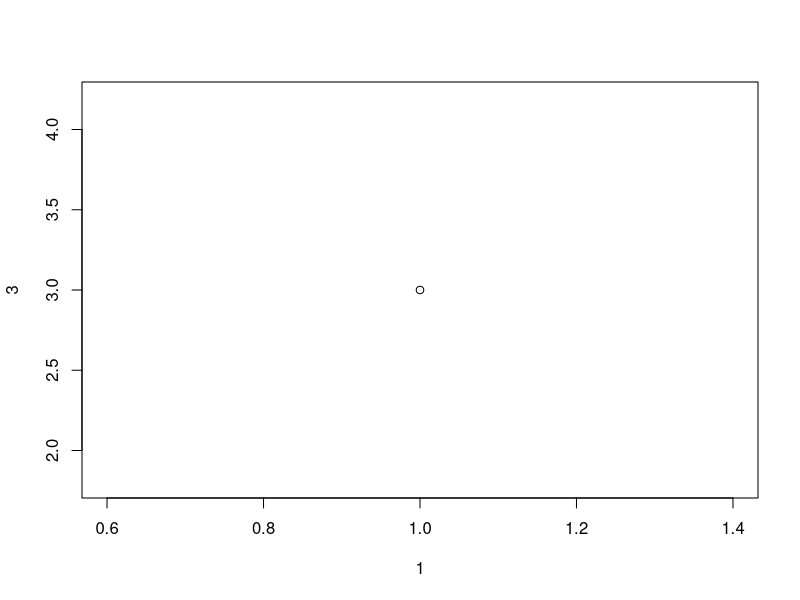
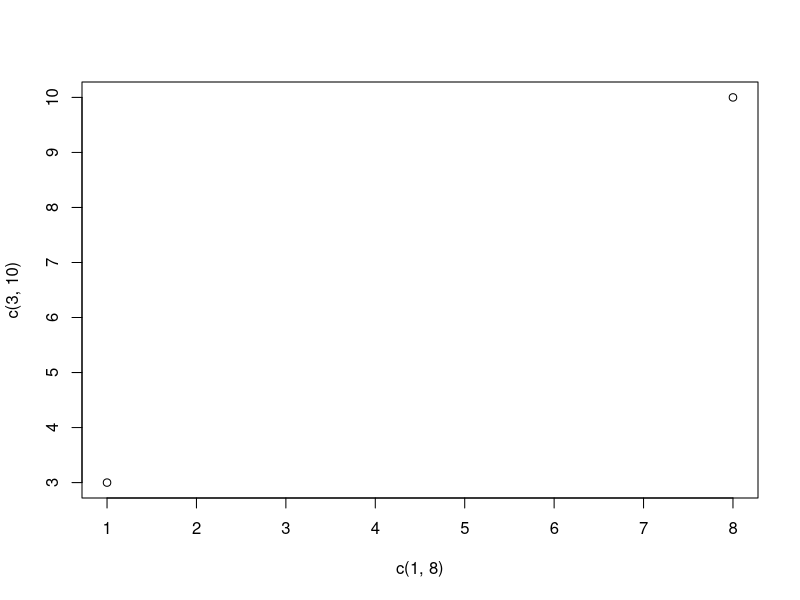
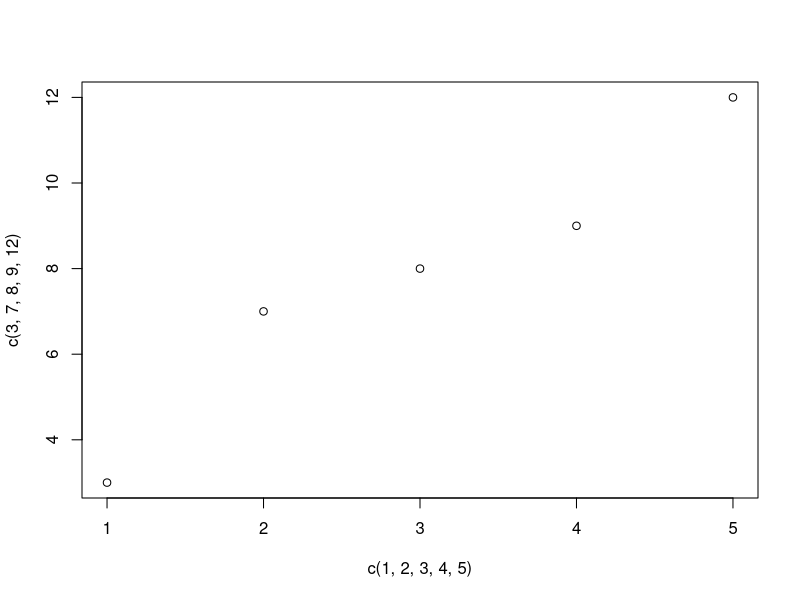
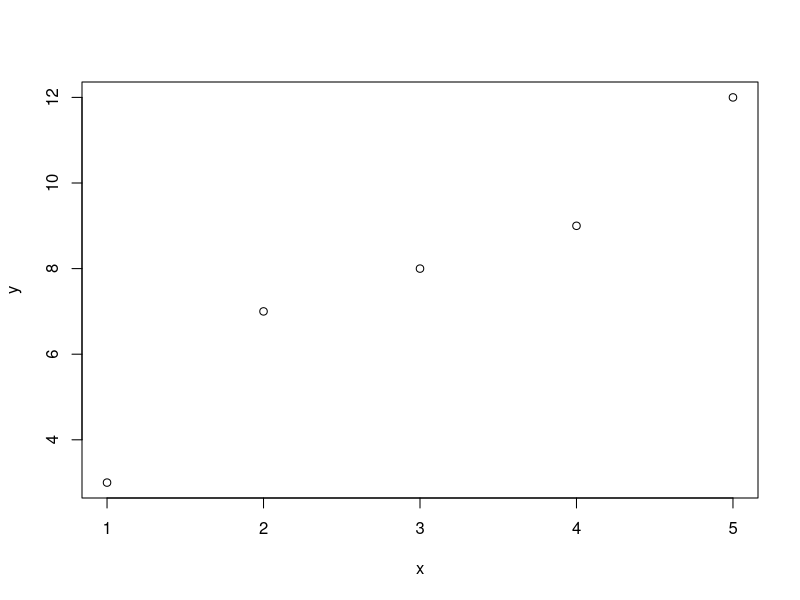
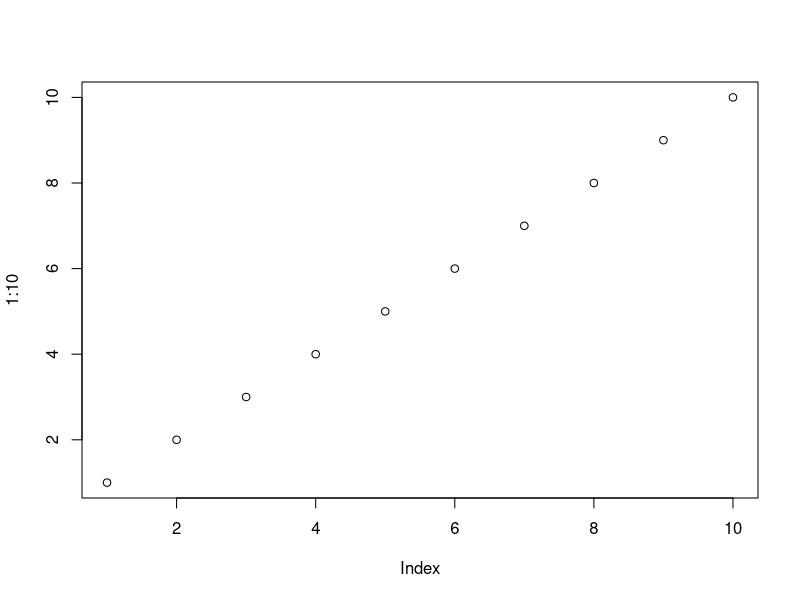
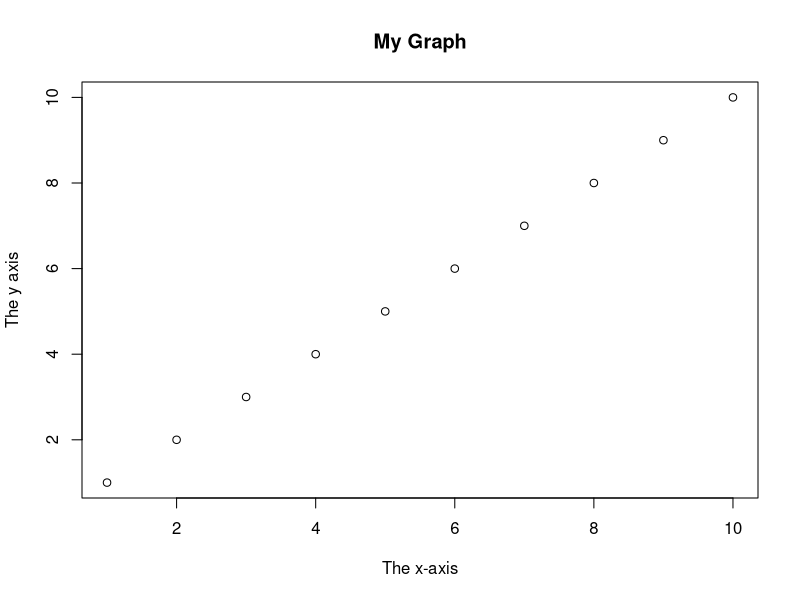
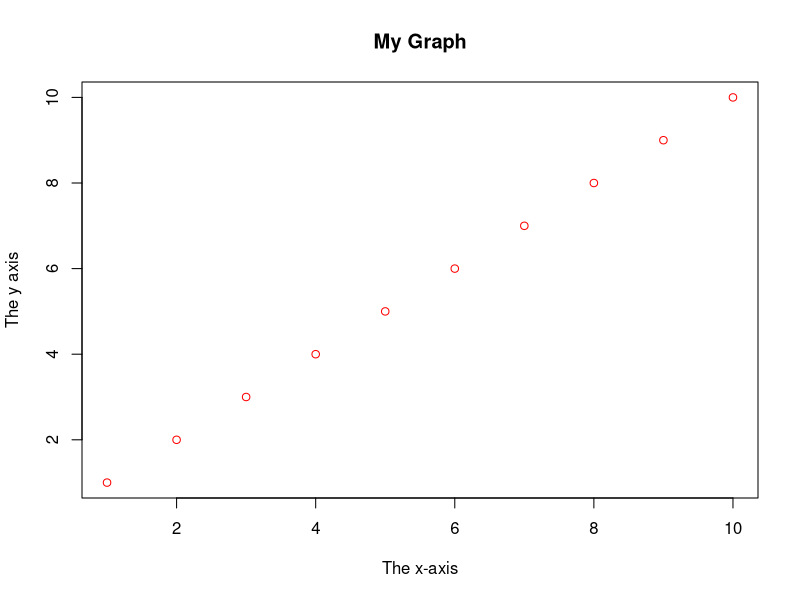
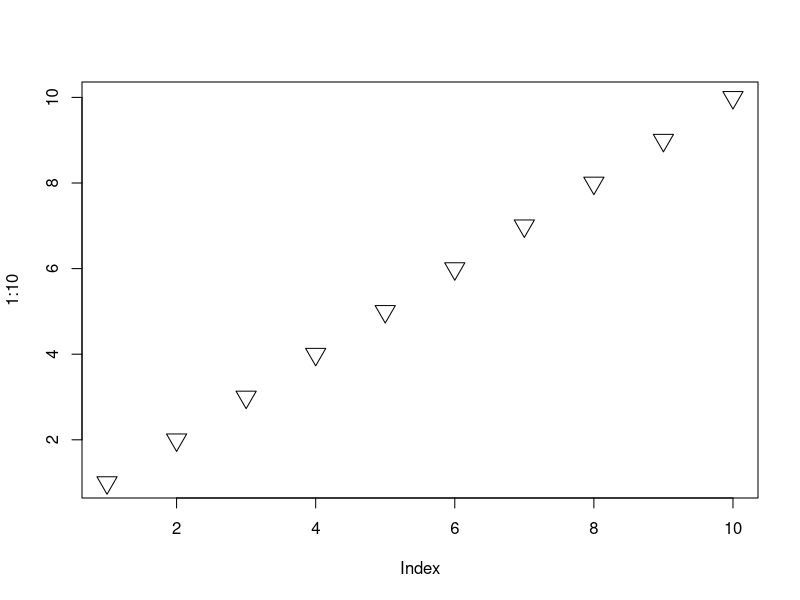

Recreate these plots in R, in order.
plot(1,3)
plot(c(1,8),c(3,10))
plot(c(1,2,3,4,5),c(3,7,8,9,12))

x<-c(1,2,3,4,5)
y<-c(3,7,8,9,12)
plot(x,y)

plot(1:10)
plot(1:10, main="My Graph", xlab="The x-axis", ylab="The y axis")
plot(1:10,main="My Graph", xlab="The x-axis", ylab="The y axis", col="red")
#25 types pch
plot(1:10, pch=25, cex=2)
plot(1:10, pch=25, cex=0.5)
plot(1:10, pch=20, cex=2, col="blue")
#line plotting
plot(1:10, main="My Graph", xlab="The x-axis", ylab="The y axis", col="green",type="l", lwd=2)

plot(1:10, main="My Graph", xlab="The x-axis", ylab="The y axis", col="red",type="l", lwd=0.5)
#line type 0 to 6
plot(1:10, main="My Graph", xlab="The x-axis", ylab="The y axis", col="green",type="l", lwd=2,lty= 3)

plot(1:10, main="My Graph", xlab="The x-axis", ylab="The y axis", col="green",type="l", lwd=2,lty= 6)
#to display more than one lines
line1 <- c(1,2,3,4,5,10)
line2 <- c(2,5,7,8,9,10)
plot(line1, type ="l", col = "blue")
lines(line2,type ="l",col ="red")

#scatterplot
x <- c(5,7,8,7,2,2,9,4,11,12,9,6)
y <- c(99,86,87,88,111,103,87,94,78,77,85,86)
plot(x,y,main="Observation of Cars", xlab="Car age",ylab="Car speed")

